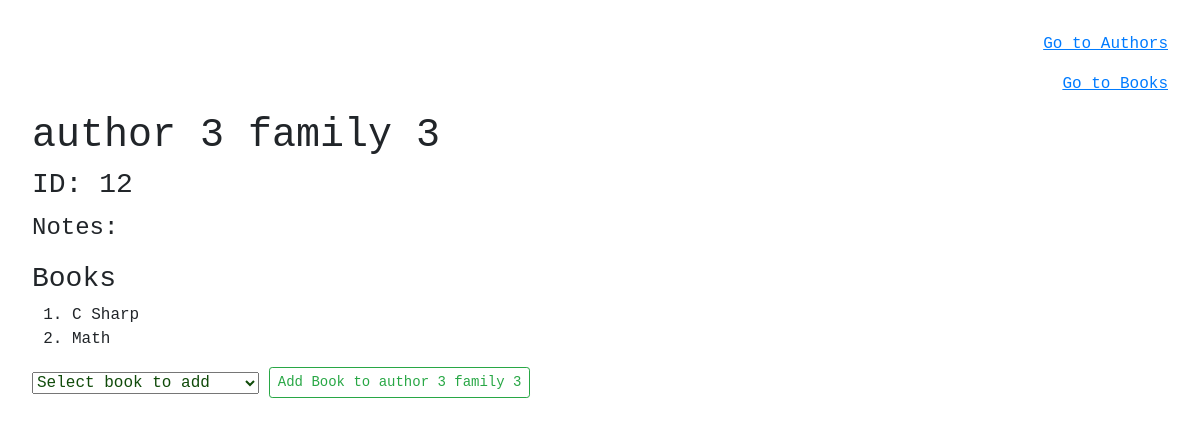
/authors/12, run on the app's committed database.
### authors/models.py (models this page shows)
class Author(models.Model):
    first_name = models.CharField(max_length=255)
    last_name = models.CharField(max_length=255)
    notes = models.TextField()
    created_at = models.DateTimeField(auto_now_add=True)
    updated_at = models.DateTimeField(auto_now=True)

### books/models.py (models this page shows)
class Book(models.Model):
    title = models.CharField(max_length=255)
    description = models.TextField()
    authors = models.ManyToManyField(Author, related_name="books")
    created_at = models.DateTimeField(auto_now_add=True)
    updated_at = models.DateTimeField(auto_now=True)

### authors/views.py (the view)
# urls.py: path('authors/<int:author_id>', views.view_author_details),
def view_author_details(request, author_id):
    author = Author.objects.get(id=author_id)
    context = {
        'author': author,
        'all_books': Book.objects.all(),
    }
    return render(request, 'author_details.html', context)

### authors/templates/author_details.html (shortened to what this page needs)
<!DOCTYPE html>
<html lang="en">
<head>
    <link rel="stylesheet" href="https://cdn.jsdelivr.net/npm/bootstrap@4.3.1/dist/css/bootstrap.min.css">
</head>
<body>
    <main class="p-2">
        <p class="text-right"><a href="/authors"><u>Go to Authors</u></a></p>
        <p class="text-right"><a href="/books"><u>Go to Books</u></a></p>
        <h1> {{ author.first_name }} {{ author.last_name }}</h1>
        <h3>ID: {{ author.id }} </h3>
        <p><span>Notes: </span>{{ author.notes }}</p>
        <h3>Books</h3>
        <ol>
            {%for book in author.books.all%}
            <li>{{ book.title }}</li>
            {%endfor%}
        </ol>
        <form action="/books/{{author.id}}/add_book_to_author" method="post">
            <select name="add_book_to_author" class="selectpicker myClass show-tick dropup" data-dropupAuto="true" data-container="#mainContainer" id="myControl"  data-width="90%">
                <option selected>Select book to add</option>
            </select>
            <button class="btn btn-outline-success btn-sm">Add Book to {{author.first_name}} {{ author.last_name }}</button>
        </form>
</body>
</html>

### authors/templates/author_details.html (style rules this page uses)
* { font-family: 'Courier New', Courier, monospace; }
body { padding: 2%; }
main p span { font-size: 1.5rem; }
.myClass { color: rgb(16, 75, 10); width:200px; width: 20%; }
.myClass option { background: #28a745; color:white; }

### data on the page
Author: first_name "author 3", last_name "family 3", id "12"
Book: title "C Sharp"
Book: title "Math"
